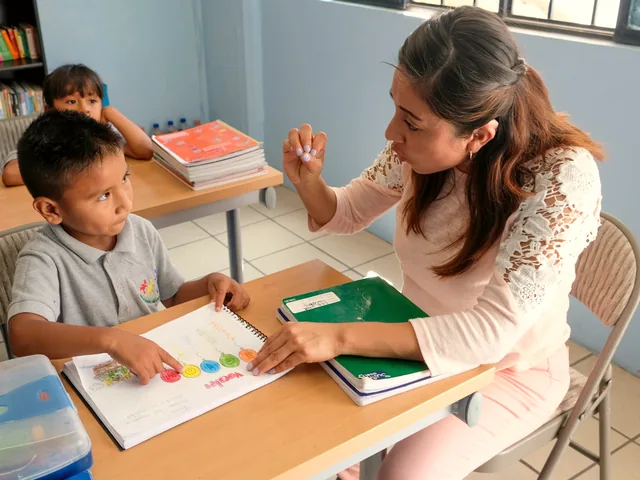
#> input picture assets/images/apoyo-640.webp, 640 x 480 px
$ python -i preparar-fotos.py   (imports and definitions only)
#> lines starting #> are read from the running program, lines starting #| are printed output that depends on the picture
#> further down, picture is the input picture: PIL image 640x480 RGB; mean R, G, B 166.6, 145.9, 127
"""
Descarga las fotografías de Unsplash, las recorta a las proporciones que usa la
web y las exporta en WebP con una gradación común, para que parezcan tomadas en
la misma sesión y no una mezcla de bancos de imágenes.

Uso:   python tools/preparar-fotos.py
Requiere Pillow:  pip install Pillow

Para cambiar una foto, sustituye su identificador de Unsplash en FOTOS y vuelve
a ejecutarlo. Para usar fotografías propias de la academia, coloca los archivos
en assets/images/ con el mismo nombre y salta este script.
"""

import io
import sys
import urllib.request
from pathlib import Path

from PIL import Image, ImageEnhance

RAIZ = Path(__file__).resolve().parent.parent
SALIDA = RAIZ / "assets" / "images"
# [1 line not run here, left out]

# nombre: (id de Unsplash, proporción, anchos, enfoque vertical, enfoque horizontal)
# Los enfoques van de 0 a 1 y deciden qué parte se conserva al recortar.
FOTOS = {
    "aula":       ("photo-1758270704925-fa59d93119c1", (16, 10), [1600, 900], 0.42),
    "apuntes":    ("photo-1434030216411-0b793f4b4173", (4, 3),   [1200, 640], 0.50),
    "estudio":    ("photo-1598981457915-aea220950616", (4, 3),   [1200, 640], 0.40),
    "pizarra":    ("photo-1511629091441-ee46146481b6", (4, 3),   [1200, 640], 0.45),
    "biblioteca": ("photo-1741699428220-65f37f3fbbcb", (4, 3),   [1200, 640], 0.45),
    "grupo":      ("photo-1561089489-f13d5e730d72",    (4, 3),   [1200, 640], 0.45),

    "apoyo":      ("photo-1589206946274-929e4da3996b", (4, 3),   [1200, 640], 0.45),

    # Cabeceras de los artículos de la sección de recursos
    "art-suspende": ("photo-1560543685-824b3c5e82ad", (16, 9), [1200, 640], 0.4),
    "art-examen":   ("photo-1606295834251-36d654991797", (16, 9), [1200, 640], 0.42),
    "art-pau":      ("photo-1541829070764-84a7d30dd3f3", (16, 9), [1200, 640], 0.45),
    "art-precio":   ("photo-1435527173128-983b87201f4d", (16, 9), [1200, 640], 0.45),

    # Retratos del profesorado: personas trabajando, no fotos de estudio.
    # Mismo orden que ACADEMY.teachers.
    "profe-marta":  ("photo-1581065178047-8ee15951ede6", (4, 5), [800, 420], 0.18),
    "profe-carlos": ("photo-1568602471122-7832951cc4c5", (4, 5), [800, 420], 0.18),
    "profe-elena":  ("photo-1629540266304-fff9c67b7660", (4, 5), [800, 420], 0.18),
    "profe-david":  ("photo-1566753323558-f4e0952af115", (4, 5), [800, 420], 0.22),
    "profe-nuria":  ("photo-1607990283143-e81e7a2c9349", (4, 5), [800, 420], 0.18),
    "profe-javier": ("photo-1583264277168-58ceba4b84e7", (4, 5), [800, 420], 0.20),
}

CABECERAS = {"User-Agent": "Mozilla/5.0 (compatible; NexoAcademiaBuild/1.0)"}


# [27 lines left out: functions descargar, recortar, not called in this run]


def graduar(img: Image.Image) -> Image.Image:
    """
    Gradación común: un punto de calidez, algo de contraste y una pizca menos de
    saturación, para que ninguna foto desentone con el papel crema de la web.
    """
    img = ImageEnhance.Color(img).enhance(0.92)
    img = ImageEnhance.Contrast(img).enhance(1.06)
    img = ImageEnhance.Brightness(img).enhance(1.02)

    rojo, verde, azul = img.split()
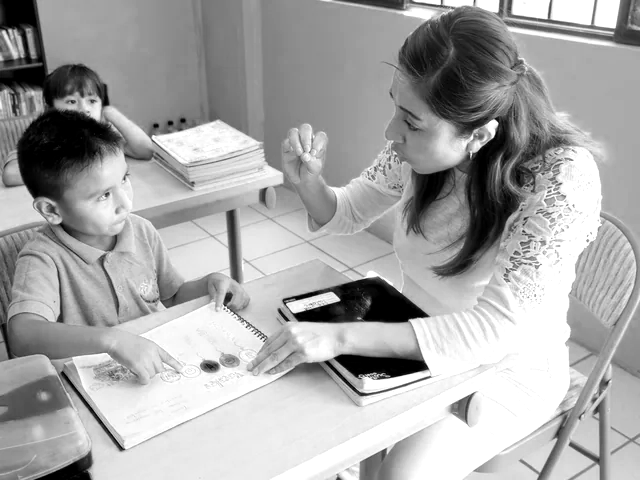
#> rojo: PIL image 640x480 L; min 0, max 255, mean 167.4
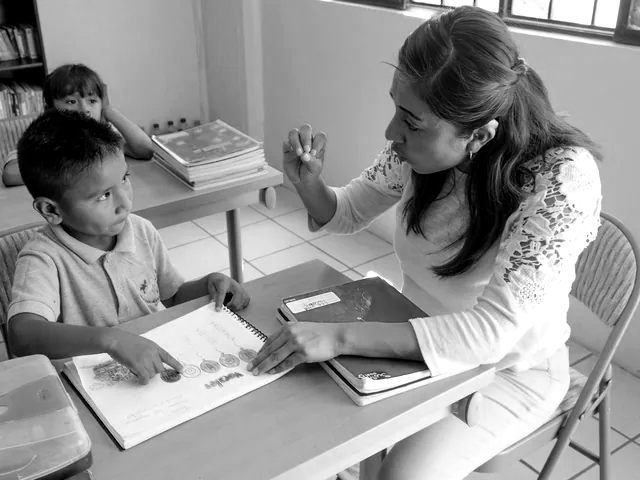
#> verde: PIL image 640x480 L; min 0, max 255, mean 147.4
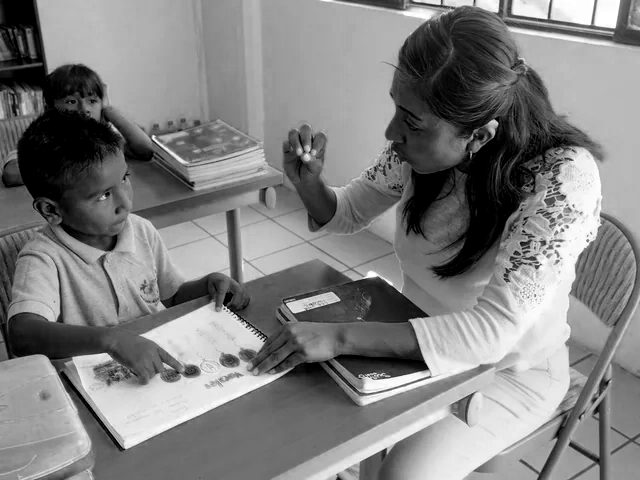
#> azul: PIL image 640x480 L; min 0, max 255, mean 128.8
    rojo = rojo.point(lambda v: min(255, int(v * 1.035 + 3)))
    verde = verde.point(lambda v: min(255, int(v * 1.005 + 1)))
    azul = azul.point(lambda v: max(0, int(v * 0.962)))
    return Image.merge("RGB", (rojo, verde, azul))


# [28 lines left out: function main, not called in this run]


# [2 lines not run here, left out]

>>> from PIL import Image
>>> picture = Image.open('../assets/images/apoyo-640.webp')
>>> result = graduar(picture)
